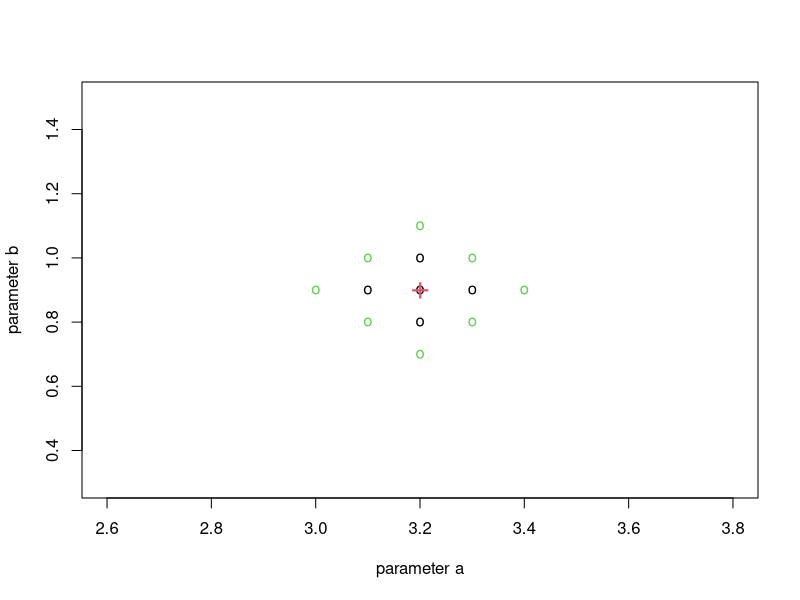
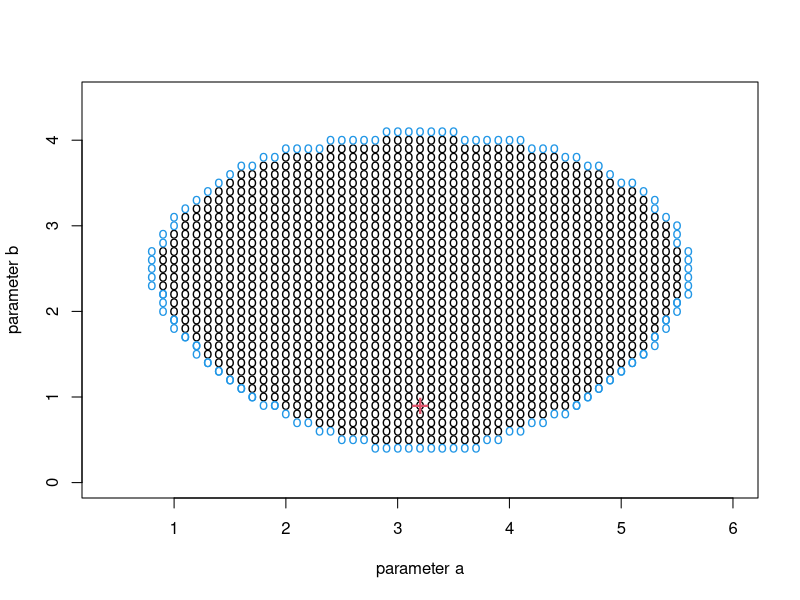

Generate these figures, in order, with R:

##### Cell growth program for Nested Sampling ####
#In 2-D parameter space, expand from a starting point 
#until all points on boundary reach threshold likelihood.


###################
rm(list=ls(all=T))
###################

###### Functions (run once)#######
LL <- function(mu,sigma){sum(log(dnorm(dat,mu,sigma)))}
#log-likelihood function

walk <- function(p){
p.x <- p.nx <- p.y <- p.ny <- NULL
if(p$x==0) p.x <- c(x=0,y=0,nx=1,ny=0,a=p$a+da,b=p$b)
if(p$nx==0) p.nx <- c(x=1,y=0,nx=0,ny=0,a=p$a-da,b=p$b)
if(p$y==0) p.y <- c(x=0,y=0,nx=0,ny=1,a=p$a,b=p$b+db)
if(p$ny==0) p.ny <- c(x=0,y=1,nx=0,ny=0,a=p$a,b=p$b-db)
as.data.frame(rbind(p.x,p.nx,p.y,p.ny))
}

expand <- function(dat){
res <- NULL
for(i in 1:nrow(dat)){
	res <- rbind(res,walk(dat[i,]))
	}
res <- aggregate(res[,c('x','y','nx','ny')],res[,c('a','b')],sum)
res <- data.frame(res,step=dat$step[1]+1,open=0)
res
}

updt.IB <- function(I,B,L.m){
nB <- expand(B[B$open==0,])
L.res <- NULL
for(i in 1:nrow(nB)){
	L.res <- c(L.res,LL(nB$a[i],nB$b[i]))
	}
if(sum(L.res<=L.m)!=0){
	ind <- which(L.res<=L.m)
	nB[ind,'open'] <- 1
	}
I <- rbind(I,B[B$open==0,])
B <- rbind(nB,B[B$open==1,])
list(I=I,B=B)
}

rplot <- function(R){
#output plotting 
r <- 0.5
plot(R$I[,'a'],R$I[,'b'],col=1,pch='o',
	xlim=range(R$I[,'a'])+c(-r,r),ylim=range(R$I[,'b'])+c(-r,r),
	xlab="parameter a",ylab="parameter b")
points(B0$a,B0$b,pch="+",col=2,cex=2)
points(R$B[R$B$open==1,'a'],R$B[R$B$open==1,'b'],col=4,pch='o')
points(R$B[R$B$open==0,'a'],R$B[R$B$open==0,'b'],col=3,pch='o')
}
####### End Function #######


### data set (run once)###
set.seed(122)
dat <- rnorm(3,3,1)

### initializing (run once)###
#adjust starting point and threshold likelihood
da <- 0.1 #how far parameter "a " will expand in each iteration
db <- 0.1 #how far parameter "b " will expand in each iteration
B0 <- data.frame(a=3.2,b=0.9,step=0,x=0,y=0,nx=0,ny=0,open=0)
	#starting point
I0 <- NULL #internal point at the beginning
L.m <- -7 #threshold likelihood (boundary condition)
R <- updt.IB(I0,B0,L.m)


### manually expanding and check output ###
#repeat running this line and see how it expand
#"red cross"=starting point; "black circle"=internal point
#"green circle"=point on current boundary but still expandable(likelihood 
#	doesn't reach threshold yet)
#"blue circle"=point on current boundary but not expandable any more
R <- updt.IB(R$I,R$B,L.m) ; rplot(R)


### auto-expanding until boundary ###
t0 <- proc.time()
while( sum(R$B$open)<nrow(R$B) ){ #keep expanding until all points hit threshold
	R <- updt.IB(R$I,R$B,L.m) #expanding
	}
cat("Done!\nDone!\nDone!\n")
(time <- (proc.time()-t0)[1]) #running time
rplot(R)




